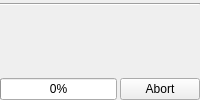
    <widget class="QWidget" name="bottomPanel" native="true">
     <property name="sizePolicy">
      <sizepolicy hsizetype="Expanding" vsizetype="Minimum">
       <horstretch>0</horstretch>
       <verstretch>0</verstretch>
      </sizepolicy>
     </property>
     <layout class="QGridLayout" name="gridLayout">
      <property name="leftMargin">
       <number>0</number>
      </property>
      <property name="topMargin">
       <number>3</number>
      </property>
      <property name="rightMargin">
       <number>0</number>
      </property>
      <property name="bottomMargin">
       <number>0</number>
      </property>
      <property name="horizontalSpacing">
       <number>3</number>
      </property>
      <property name="verticalSpacing">
       <number>0</number>
      </property>
      <item row="2" column="2">
       <widget class="QPushButton" name="abortButton">
        <property name="maximumSize">
         <size>
          <width>16777215</width>
          <height>22</height>
         </size>
        </property>
        <property name="text">
         <string>Abort</string>
        </property>
        <property name="icon">
         <iconset resource="Avr8UsbProg.qrc">
          <normaloff>:/Avr8UsbProg/images/button_cancel.png</normaloff>:/Avr8UsbProg/images/button_cancel.png</iconset>
        </property>
       </widget>
      </item>
      <item row="2" column="0" colspan="2">
       <widget class="QProgressBar" name="progressBar">
        <property name="maximumSize">
         <size>
          <width>16777215</width>
          <height>22</height>
         </size>
        </property>
        <property name="value">
         <number>0</number>
        </property>
       </widget>
      </item>
      <item row="0" column="0" colspan="3">
       <widget class="Line" name="line_3">
        <property name="orientation">
         <enum>Qt::Horizontal</enum>
        </property>
       </widget>
      </item>
      <item row="1" column="0" colspan="3">
       <widget class="QLabel" name="currentOperationLabel">
        <property name="font">
         <font>
          <pointsize>9</pointsize>
         </font>
        </property>
       </widget>
      </item>
     </layout>
    </widget>
